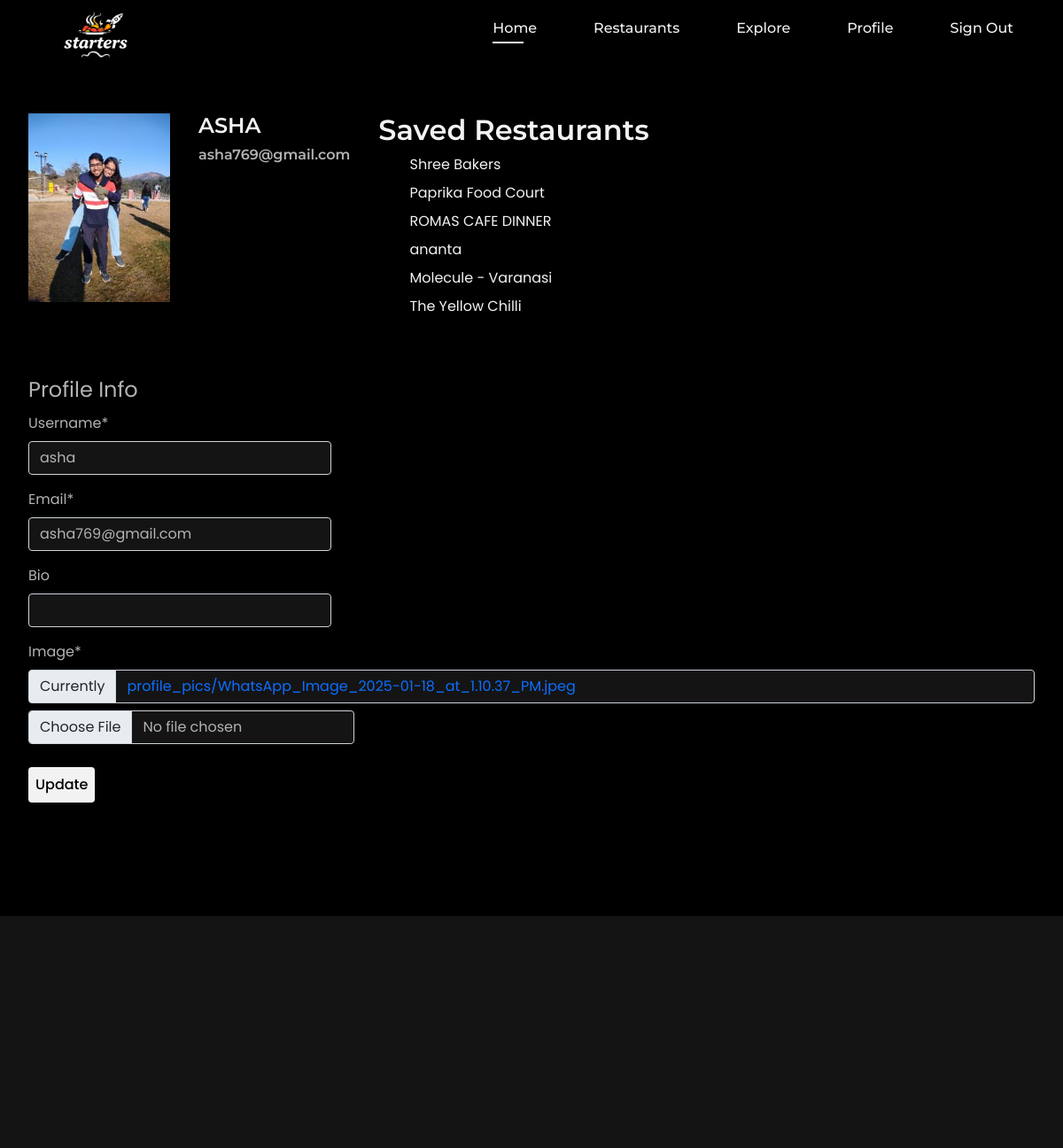
Page /users/profile/ (signed in) on the committed database.
### userauths/models.py (models this page shows, shortened)
class User(AbstractUser):
    email = models.EmailField(unique=True, null=False)
    username = models.CharField(max_length=100, unique=True)
    bio = models.CharField(max_length=150, blank=True)
    USERNAME_FIELD = "email"
    REQUIRED_FIELDS = ['username']

class Profile(models.Model):
    user = models.OneToOneField(User, on_delete=models.CASCADE)
    image = models.ImageField(default='profile_pics/pink.jpg', upload_to='profile_pics')
    saved_restaurants = models.ManyToManyField(Restaurant, blank=True, related_name="saved_by")

### rest/models.py (models this page shows, shortened)
class Restaurant(models.Model):
    name = models.CharField(max_length=255)
    address = models.TextField(blank=True)
    rating = models.DecimalField(max_digits=2, decimal_places=1, null=True, blank=True)  # Rating can be 1 to 5
    distance = models.DecimalField(max_digits=5, decimal_places=1, null=True, blank=True)
    latitude = models.FloatField(null=True, blank=True)  # Latitude from Geoapify API
    longitude = models.FloatField(null=True, blank=True)  # Longitude from Geoapify API
    main_image = models.ImageField(upload_to='restaurant_images',blank=True,null=True)
    description = models.TextField(blank=True, null=True) # Description about the restaurant
    date_posted=models.DateTimeField(default=timezone.now)
    posted_by=models.ForeignKey(settings.AUTH_USER_MODEL,on_delete=models.SET_DEFAULT,default=1)
    tags = models.ManyToManyField('Tag', related_name='restaurants', blank=True)

### userauths/views.py (the view)
# urls.py: path("profile/",user_views.profile,name="profile"),
@login_required
def profile(request):
    if request.method == 'POST':
        u_form = UserUpdateForm(request.POST, instance=request.user)
        p_form = ProfileUpdateForm(request.POST, request.FILES, instance=request.user.profile)
        if u_form.is_valid() and p_form.is_valid():
            u_form.save()
            p_form.save()
            messages.success(request, 'Your Profile has been updated!')
            return redirect('userauths:profile')
    else:
        u_form = UserUpdateForm(instance=request.user)
        p_form = ProfileUpdateForm(instance=request.user.profile)
    saved_restaurants = request.user.profile.saved_restaurants.all()
    context = {
        'u_form': u_form,
        'p_form': p_form,
        'saved_restaurants': saved_restaurants,
    }
    return render(request, 'userauths/profile.html', context)

### userauths/forms.py
class UserUpdateForm(forms.ModelForm):
    email = forms.EmailField()
    class Meta:
        model = User
        fields = ['username', 'email','bio']

class ProfileUpdateForm(forms.ModelForm):
    class Meta:
        model = Profile
        fields = ['image']

### templates/userauths/profile.html (shortened to what this page needs)
{% extends 'partials/base.html'%}
{% load static %}
{% load crispy_forms_tags %}
{% block content %}
<section class="profile section" id="profile">
  <div class="profile_container">
    <div class="image-box">
      <img src="{{user.profile.image.url}}" alt="profile-pic" class="profile_img">
    </div>
    <div class="profile-info"><h2>
      {{user.username|upper}}
    </h2>
    <h3>
      {{user.email}}
    </h3>
    </div>
    <div class="saved-rest">
      <h2>Saved Restaurants</h2>
      <ul>
          {% for restaurant in saved_restaurants %}
          <li>
              <a href="{% url 'rest:restaurant_detail' restaurant.id %}" class="saved-a">{{ restaurant.name }}</a>
          </li>
          {% empty %}
          <li>No restaurants saved yet.</li>
          {% endfor %}
      </ul>
    </div>
  </div>
  <div class="form-container">
    <form method="POST" enctype="multipart/form-data">
        <fieldset class="form-group">
            <legend>Profile Info</legend>
            {{ u_form|crispy }}
            {{ p_form|crispy }}
        </fieldset>
        <div class="form-group" style="margin-top: 10px;">
            <button type="submit" class="update-button">Update</button>
        </div>
    </form>
  </div>
</section>
{% endblock %}

### static/assets/css/style.css (style rules this page uses)
:root { --header-height: 3.5rem; --title-color: hsl(0, 0%, 95%); --text-color: hsl(0, 0%, 70%); --text-color-light: hsl(0, 0%, 60%); --body-color: hsl(0, 0%, 0%); --container-color: hsl(0, 0%, 8%); --body-font: "Poppins", sans-serif; --second-font: "Montserrat", sans-serif; --biggest-font-size: 2.75rem; --h1-font-size: 1.5rem; --h2-font-size: 1.25rem; --h3-font-size: 1rem; --normal-font-size: .938rem; --small-font-size: .813rem; --smaller-font-size: .75rem; --font-regular: 400; --font-medium: 500; --font-semi-bold: 600; --z-tooltip: 10; --z-fixed: 100; }
@media screen and (min-width: 1152px) { :root { --biggest-font-size: 5.5rem; --h1-font-size: 2.5rem; --h2-font-size: 1.5rem; --h3-font-size: 1.25rem; --normal-font-size: 1rem; --small-font-size: .875rem; --smaller-font-size: .813rem; } }
* { box-sizing: border-box; padding: 0; margin: 0; }
html { scroll-behavior: smooth; }
body { display: flex; flex-direction: column; min-height: 100vh; }
body, button, input { font-family: var(--body-font); font-size: var(--normal-font-size); color: var(--text-color); }
body { background-color: var(--body-color); }
button, input { outline: none; border: none; }
h1, h2, h3, h4 { color: var(--title-color); font-family: var(--second-font); font-weight: var(--font-semi-bold); }
ul { list-style: none; display: flex; }
a { text-decoration: none; }
img { display: block; max-width: 100%; height: auto; }
.section { padding-block: 5rem 1rem; }
@media screen and (min-width:1152px) { .section { padding-block: 7rem 2rem; } }
.profile_container { padding: 1rem; margin: 0 1rem; display: flex; column-gap: 2rem; flex-wrap: wrap; row-gap: 4rem; }
.image-box { width: 10rem; height: 10rem; object-fit: cover; }
.saved-rest ul { display: flex; flex-direction: column; row-gap: 0.5rem; flex-wrap: wrap; }
.saved-a { font-size: var(--normal-font-size); color: var(--title-color); cursor: pointer; padding: 0.2rem; transition: transform 0.2s ease; }
.save-rest, .profile-info h2 { font-size: var(--h2-font-size); color: var(--title-color); }
.profile-info h3 { font-size: var(--normal-font-size); color: var(--text-color); }
.form-container { padding: 1rem; margin: 1rem; }
.form-group input { background-color: var(--container-color); color: var(--text-color); width: auto; }
.form-control { background-color: var(--container-color); color: var(--text-color); }
.update-button { padding: 0.5rem; border-radius: 4px; background-color: var(--title-color); color: var(--body-color); font-weight: var(--font-medium); cursor: pointer; transition: background-color 0.3s; margin-bottom: 1.5rem; }

### rows in the picture
User: profile.image (picture), username "ASHA", email "asha769@gmail.com", username "asha"
Restaurant: name "Shree Bakers"
Restaurant: name "Paprika Food Court"
Restaurant: name "ROMAS CAFE DINNER"
Restaurant: name "ananta"
Restaurant: name "Molecule - Varanasi"
Restaurant: name "The Yellow Chilli"
